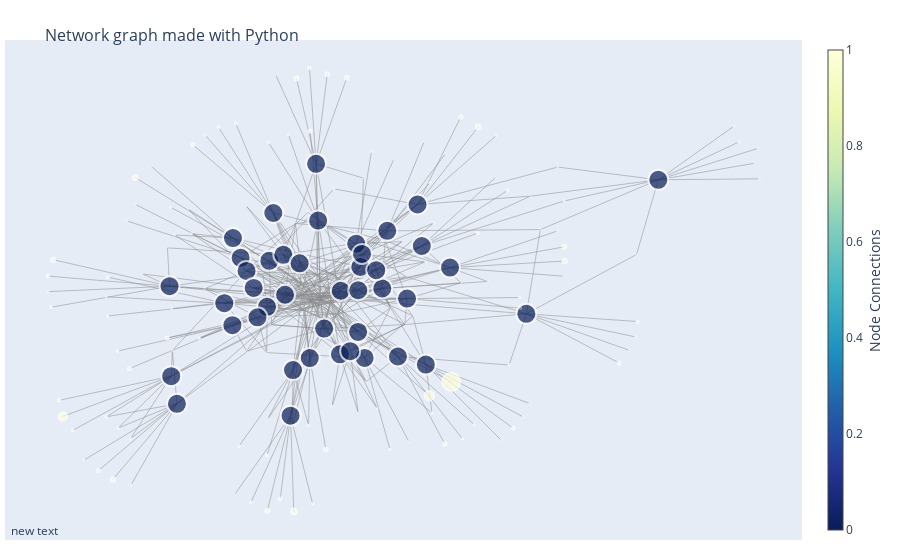

This figure's notebook cell:
### Code cell
fig = go.Figure(data=[edge_trace, node_trace],
             layout=go.Layout(
                title='<br>Word Network',
                titlefont_size=16,
                showlegend=False,
                hovermode='closest',
                margin=dict(b=20,l=5,r=5,t=40),
                annotations=[ dict(
                    showarrow=False,
                    xref="paper", yref="paper",
                    x=0.005, y=-0.002 ) ],
                xaxis=dict(showgrid=False, zeroline=False, showticklabels=False),
                yaxis=dict(showgrid=False, zeroline=False, showticklabels=False))
                )
fig.show()

### Figure 1 — Plotly figure (JSON) as saved in the notebook; plotly's stock layout.template omitted (floating-point values rounded to 4 significant figures; data arrays with more than 128 entries replaced by an {"elided": "..."} marker saying what was removed)
{"data": [{"hoverinfo": "none", "line": {"color": "#888", "width": 0.5}, "mode": "lines", "type": "scatter", "x": {"elided": "1260 float values"}, "y": {"elided": "1260 float values"}}, {"hoverinfo": "text", "marker": {"color": {"elided": "180 int values"}, "colorbar": {"thickness": 15, "title": {"side": "right", "text": "Node Connections"}, "xanchor": "left"}, "colorscale": [[0, "rgb(255,255,217)"], [0.125, "rgb(237,248,177)"], [0.25, "rgb(199,233,180)"], [0.375, "rgb(127,205,187)"], [0.5, "rgb(65,182,196)"], [0.625, "rgb(29,145,192)"], [0.75, "rgb(34,94,168)"], [0.875, "rgb(37,52,148)"], [1, "rgb(8,29,88)"]], "line": {"width": 2}, "reversescale": true, "showscale": true, "size": {"elided": "180 float values"}}, "mode": "markers", "text": {"elided": "180 str values"}, "type": "scatter", "x": {"elided": "180 float values"}, "y": {"elided": "180 float values"}}], "layout": {"annotations": [{"showarrow": false, "x": 0.005, "xref": "paper", "y": -0.002, "yref": "paper"}], "hovermode": "closest", "margin": {"b": 20, "l": 5, "r": 5, "t": 40}, "showlegend": false, "title": {"font": {"size": 16}, "text": "<br>Network graph made with Python"}, "xaxis": {"showgrid": false, "showticklabels": false, "zeroline": false}, "yaxis": {"showgrid": false, "showticklabels": false, "zeroline": false}}}
